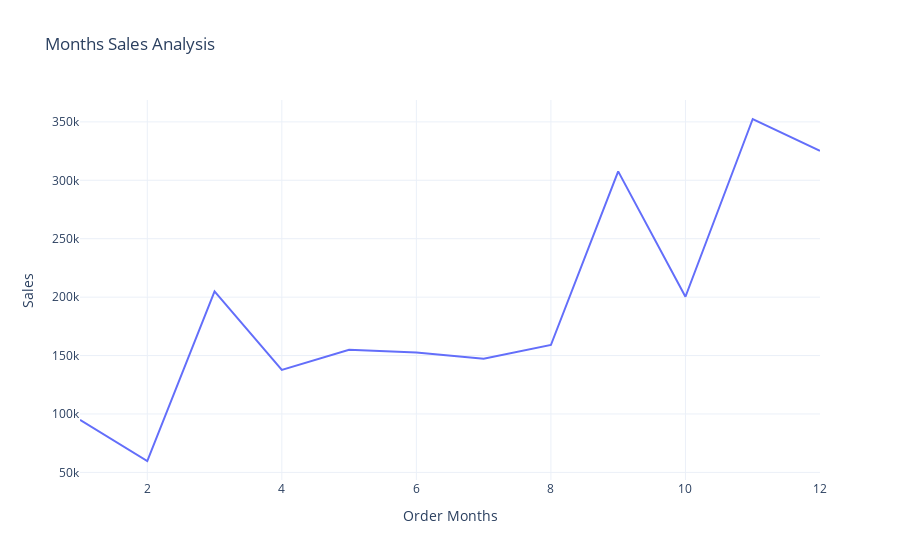

This figure's notebook cell:
### Code cell
fig=px.line(sales_by_month,
            x="Order Months",
            y='Sales',
            title="Months Sales Analysis")
fig.show()

### Figure 1 — Plotly figure (JSON) as saved in the notebook; plotly's stock layout.template omitted (floating-point values rounded to 4 significant figures)
{"data": [{"hovertemplate": "Order Months=%{x}<br>Sales=%{y}<extra></extra>", "legendgroup": "", "line": {"color": "#636efa", "dash": "solid"}, "marker": {"symbol": "circle"}, "mode": "lines", "name": "", "orientation": "v", "showlegend": false, "type": "scatter", "x": [1, 2, 3, 4, 5, 6, 7, 8, 9, 10, 11, 12], "xaxis": "x", "y": [94920.0, 59750.0, 205000.0, 137800.0, 155000.0, 152700.0, 147200.0, 159000.0, 307600.0, 200300.0, 352500.0, 325300.0], "yaxis": "y"}], "layout": {"legend": {"tracegroupgap": 0}, "title": {"text": "Months Sales Analysis"}, "xaxis": {"anchor": "y", "domain": [0, 1], "title": {"text": "Order Months"}}, "yaxis": {"anchor": "x", "domain": [0, 1], "title": {"text": "Sales"}}}}
